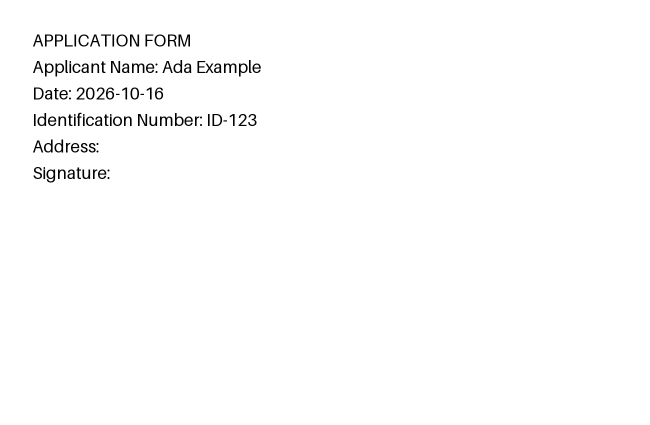
#> input picture examples/validation/application_missing.png, 1300 x 850 px (shown at 1/2 size)
$ python -i document_processor.py   (imports and definitions only)
#> lines starting #> are read from the running program, lines starting #| are printed output that depends on the picture; after the words box and inside, x2 and y2 are one past the last pixel; in counts of white or black regions, pixels touching at a corner belong together
#> further down, picture is the input picture: PIL image 1300x850 RGB; min 0, max 255, mean 252
"""Step 2 — Document preprocessing.

* PDF pages are rendered to images (PyMuPDF).
* Every page image is normalised to a common resolution.
* Blank margins can optionally be cropped (OpenCV).
"""

from dataclasses import dataclass
from io import BytesIO

import cv2
import pymupdf
import numpy as np
from PIL import Image, ImageOps, ImageSequence

IMAGE_EXTENSIONS = ("png", "jpg", "jpeg", "tif", "tiff", "bmp", "webp")


@dataclass
class DocumentPage:
    page_number: int
    image: Image.Image
    # Text layer embedded in the PDF ("" for images / scanned PDFs).
    embedded_text: str = ""


# [12 lines left out: function normalize_resolution, not called in this run]


def crop_margins(
    image: Image.Image,
    padding: int = 20,
    min_content_fraction: float = 0.2,
) -> Image.Image:
    """Remove blank borders around the content.

    The crop is skipped ("where appropriate") when the detected content box
    is tiny — e.g. an almost empty page — because cropping would then throw
    away the context of the page.
    """
#> called with padding = 20, min_content_fraction = 0.2

    gray = cv2.cvtColor(np.array(image.convert("RGB")), cv2.COLOR_RGB2GRAY)
    # Dark content on light background -> content becomes white (non-zero).
    _, mask = cv2.threshold(gray, 0, 255, cv2.THRESH_BINARY_INV + cv2.THRESH_OTSU)
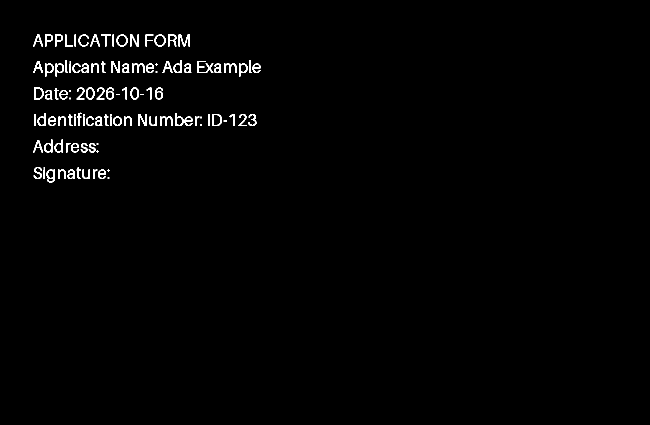
#> mask: shape (850, 1300) (shown at 1/2 size); 1.2% white; 108 white regions (18 under 20 px), largest, box (x1, y1, x2, y2) and area: (357, 69, 380, 93) 270, (395, 122, 427, 146) 264, (260, 69, 278, 93) 212
    # Remove isolated specks (scanner noise) so they don't stretch the box.
    mask = cv2.morphologyEx(mask, cv2.MORPH_OPEN, np.ones((3, 3), np.uint8))
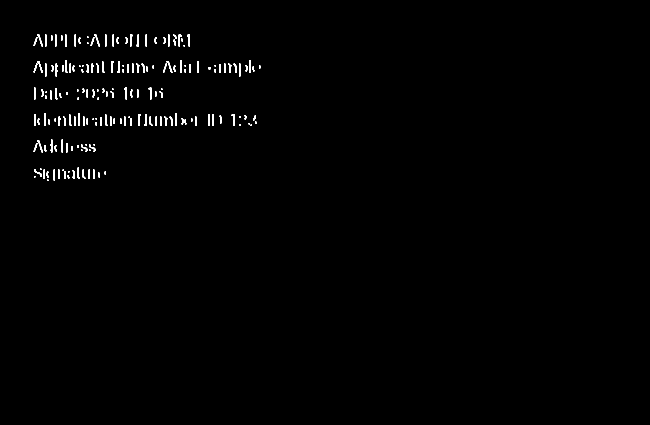
#> mask: shape (850, 1300) (shown at 1/2 size); 0.77% white; 181 white regions (40 under 20 px), largest, box (x1, y1, x2, y2) and area: (357, 69, 363, 93) 86, (90, 127, 94, 153) 86, (111, 127, 115, 153) 86

    points = cv2.findNonZero(mask)
#> points = contour of 8499 points, box (x1, y1, x2, y2) (67, 69, 521, 362), area 39296
    if points is None:
        return image

    x, y, w, h = cv2.boundingRect(points)
#> x = 67; y = 69; w = 454; h = 293
    img_w, img_h = image.size
#> img_w = 1300; img_h = 850
    if (w * h) < min_content_fraction * img_w * img_h:
        return image

    left = max(0, x - padding)
    top = max(0, y - padding)
    right = min(img_w, x + w + padding)
    bottom = min(img_h, y + h + padding)
    return image.crop((left, top, right, bottom))


# [84 lines left out: functions preprocess_image, process_pdf, process_image, process_document, not called in this run]

>>> from PIL import Image
>>> picture = Image.open('../examples/validation/application_missing.png')
>>> result = crop_margins(picture)

$ run again, on examples/validation/invoice_inconsistent.png
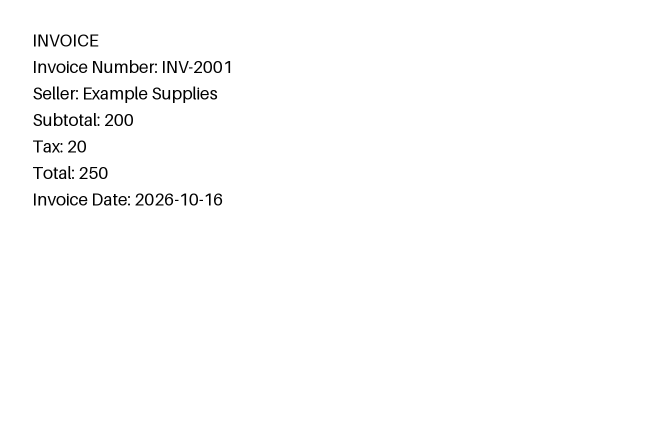
#> input picture examples/validation/invoice_inconsistent.png, 1300 x 850 px (shown at 1/2 size)
#> picture is the input picture: PIL image 1300x850 RGB; min 0, max 255, mean 252.1
#> in crop_margins, `_, mask = cv2.threshold(gray, 0, 255, cv2.THRESH_BINARY_INV + cv2.THRE..`:
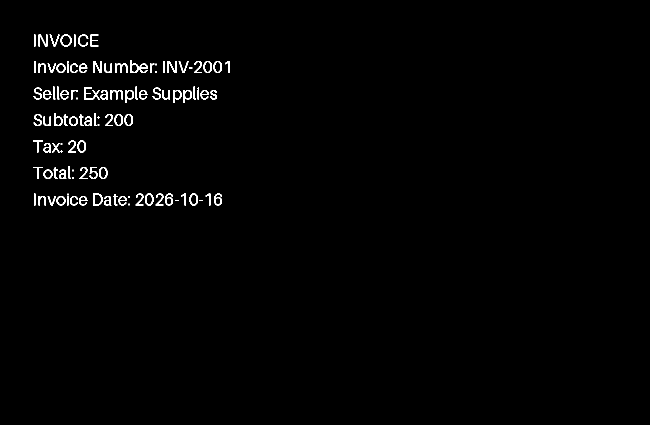
#> mask: shape (850, 1300) (shown at 1/2 size); 1.1% white; 108 white regions (18 under 20 px), largest, box (x1, y1, x2, y2) and area: (168, 175, 200, 199) 264, (77, 69, 95, 93) 212, (186, 122, 204, 146) 212
#> in crop_margins, `mask = cv2.morphologyEx(mask, cv2.MORPH_OPEN, np.ones((3, 3), np.uint8))`:
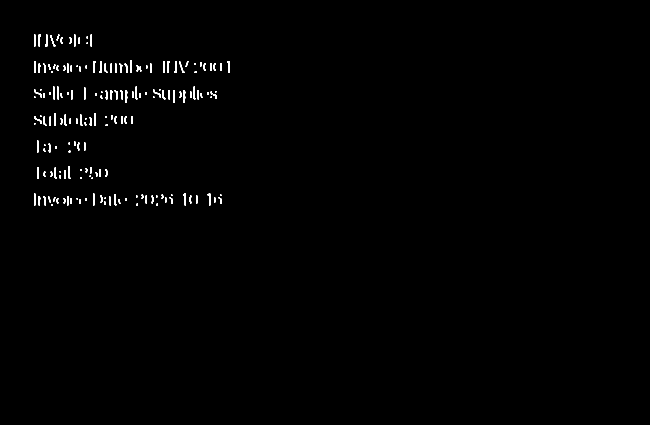
#> mask: shape (850, 1300) (shown at 1/2 size); 0.69% white; 178 white regions (44 under 20 px), largest, box (x1, y1, x2, y2) and area: (260, 120, 264, 146) 86, (251, 180, 255, 206) 86, (346, 180, 350, 206) 86
#> points = contour of 7671 points, box (x1, y1, x2, y2) (68, 69, 460, 411), area 18374
#> x = 68; y = 69; w = 392; h = 342
